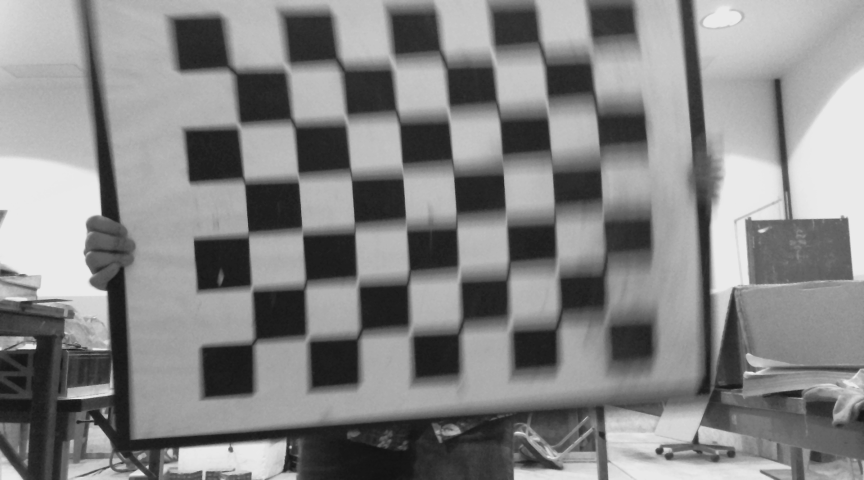
#> input picture images/stereo/calibrationdata/left-0000.png, 864 x 480 px; its folder holds only this picture in this run
$ jupyter execute Camera_model_Calibration.ipynb
#> lines starting #> are read from the running program, lines starting #| are printed output that depends on the picture; after the words box and inside, x2 and y2 are one past the last pixel; in counts of white or black regions, pixels touching at a corner belong together; long printed decimals are rounded
[cell 1]
import numpy as np
import cv2
import os

[cell 2]
chessboard_size = (8,6) # Your chessboard size

# iterative termination criteria, maximum iterationm and epsilon
term_criteria = (cv2.TermCriteria_EPS+ cv2.TermCriteria_MAX_ITER, 30, 0.001)

[cell 3]
# List to store object points and images point from all the images.
obj_points = list() # 3D points in heterogeneous Xi
img_points = list() # 2D points on image xi

# Defining the world coordinates for 3D points Xi
objp = np.zeros((1, chessboard_size[0] * chessboard_size[1], 3), np.float32)
objp[0,:,:2] = np.mgrid[0:chessboard_size[0], 0:chessboard_size[1]].T.reshape(-1, 2)
prev_img_shape = None

[cell 4]
image_path = os.getcwd()+'/images/stereo/calibrationdata/'
images = list()
image_size = None
print(image_path)

# Preparing calibration files
for filename in os.listdir(image_path) :
    print(filename)
    img = cv2.imread(image_path+'{}'.format(filename))
#> img is the input picture: shape (480, 864, 3); min 19, max 235, mean 133.8
    images.append(img)

[cell 5]
for image in images :
    img_gray = cv2.cvtColor(image, cv2.COLOR_BGR2GRAY)
    ret, corners = cv2.findChessboardCorners(img_gray, chessboard_size, None) # xi in pixel (20,15)
    image_size = img_gray.shape
    # If found add obj points, image points afterthat refining them
    if ret == True :
        #print('Found')
        obj_points.append(objp) # Add Xi 3D

        corners2 = cv2.cornerSubPix(img_gray, corners, (11,11), (-1,-1), term_criteria) # Refining xi -> xi in subpixel, xi -> floating point (19.7, 15.1)
        img_points.append(corners2) # Add xi 2D

        #Draw and display the chessboard corners
        img = cv2.drawChessboardCorners(image, chessboard_size, corners2, ret)
        #cv2.imshow('frame', img)
        cv2.waitKey(100)
#> this loop made 1 pass
#> (ret, image_size) on pass 1: (True, (480, 864))
#> pass 1, `img = cv2.drawChessboardCorners(image, chessboard_size, corners2, ret)`:
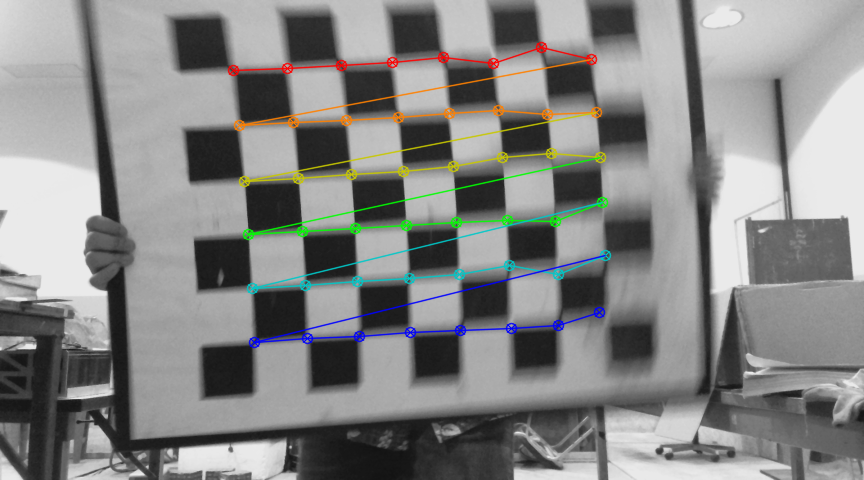
#> img: shape (480, 864, 3); 3.73% of pixels changed, all inside (x1, y1, x2, y2) = (227, 41, 612, 349)
#> after the loop, img_points = 1 item; obj_points = 1 item

cv2.destroyAllWindows()

[cell 6]
# Start calibration argmin ||xi - PXi||^2 , xi = PXi
print('Calibration')
ret, mtx, dist, rvecs, tvecs = cv2.calibrateCamera(obj_points,img_points, image_size[::-1] , None, None)
#> ret = 3.91; mtx = [[151.5, 0, 530.9], [0, 168.1, 206.2], [0, 0, 1]]; dist = [[-0.0547, 0.0171, 0.00167, -0.0356, -0.00192]]; rvecs = ([0.00942, 0.0382, -0.0602],); tvecs = ([-5.65, -2.49, 3.25],)

[cell 7]
img = images[0].copy()
h, w = img.shape[:2]
#> h = 480; w = 864
newcameramtx, roi = cv2.getOptimalNewCameraMatrix(mtx,dist,(w,h),1,(w,h))
#> newcameramtx = [[151.5, 0, 530.9], [0, 143.3, 205.3], [0, 0, 1]]; roi = (0, 36, 863, 396)
print(mtx)
#| [[151.454   0.         530.949]
#|  [  0.         168.060 206.230]
#|  [  0.           0.           1.        ]]
print('Optimal K')
print(newcameramtx, roi)
#| [[151.454   0.         530.949]
#|  [  0.         143.311 205.317]
#|  [  0.           0.           1.        ]] (0, 36, 863, 396)

[cell 8]
dst = cv2.undistort(img, mtx, dist, None, newcameramtx)
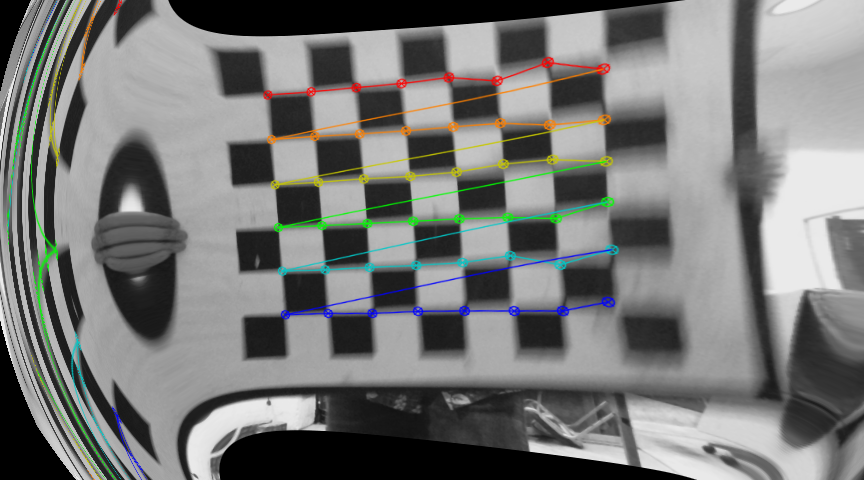
#> dst: shape (480, 864, 3); mean of channels 0, 1, 2 118.8, 120.3, 119.3; drawn as B, G, R
undistored = cv2.undistort(img, mtx, dist, None, None)
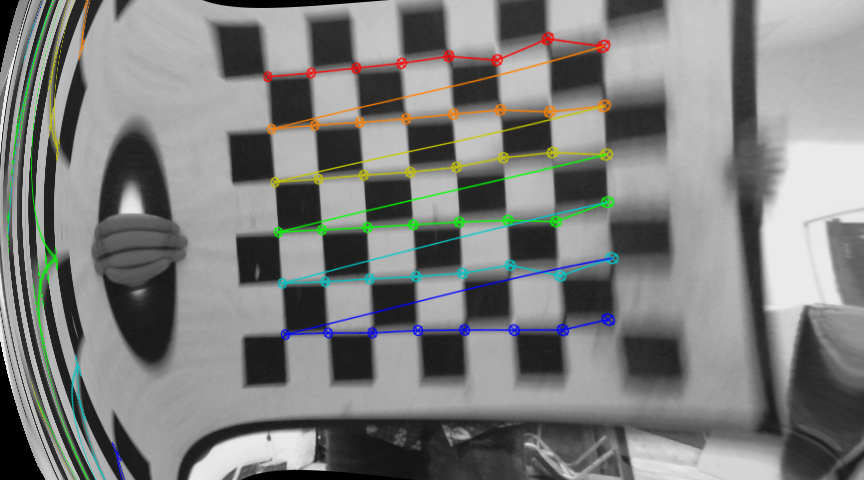
#> undistored: shape (480, 864, 3); mean of channels 0, 1, 2 125.5, 127.2, 126.1; drawn as B, G, R
x,y,w,h = roi
#> x = 0; y = 36; w = 863; h = 396
dst = dst[y:y+h, x:x+w]
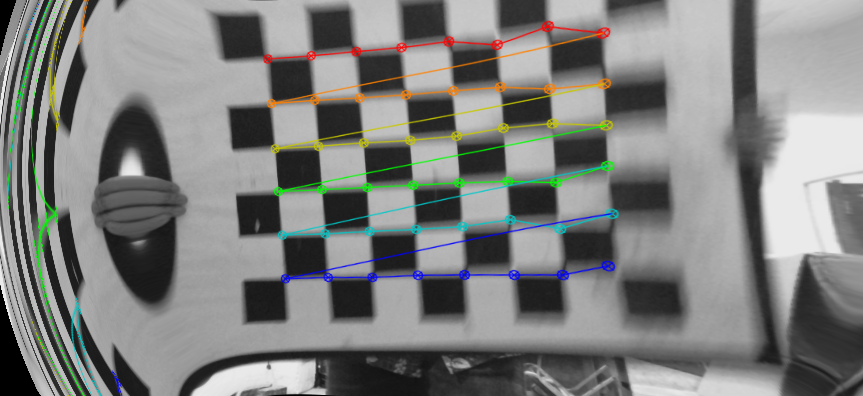
#> dst: shape (396, 863, 3); mean of channels 0, 1, 2 126, 127.7, 126.5; drawn as B, G, R

[cell 9]
mean_error = 0
for i in range(len(obj_points)) :
    reprojected_point,_ = cv2.projectPoints(obj_points[i], rvecs[i], tvecs[i], mtx, dist)
    error = cv2.norm(img_points[i], reprojected_point, cv2.NORM_L2)/len(reprojected_point)
    mean_error += error
#> this loop made 1 pass
#> (error, mean_error) on pass 1: (0.565, 0.565)
#> after the loop, mean_error = 0.565

print("Reprojection error: {}".format(mean_error))
#| Reprojection error: 0.5651

while True :
    cv2.imshow('calibrated', dst)
    cv2.imshow('undistort', undistored)
    if cv2.waitKey(1) & 0xFF == 27 :
#> (key Esc is pressed here)
        break
cv2.destroyAllWindows()

$ run again, on images/stereo/calibrationdata/left-0004.png
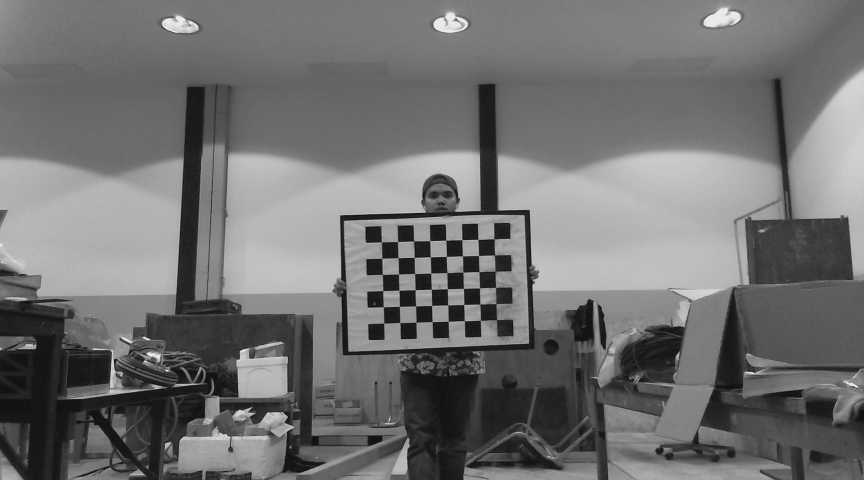
#> input picture images/stereo/calibrationdata/left-0004.png, 864 x 480 px
#> img is the input picture: shape (480, 864, 3); min 17, max 236, mean 113.1
#> the loop `for image in images :` made 1 pass
#> (ret, image_size) on pass 1: (True, (480, 864))
#> pass 1, `img = cv2.drawChessboardCorners(image, chessboard_size, corners2, ret)`:
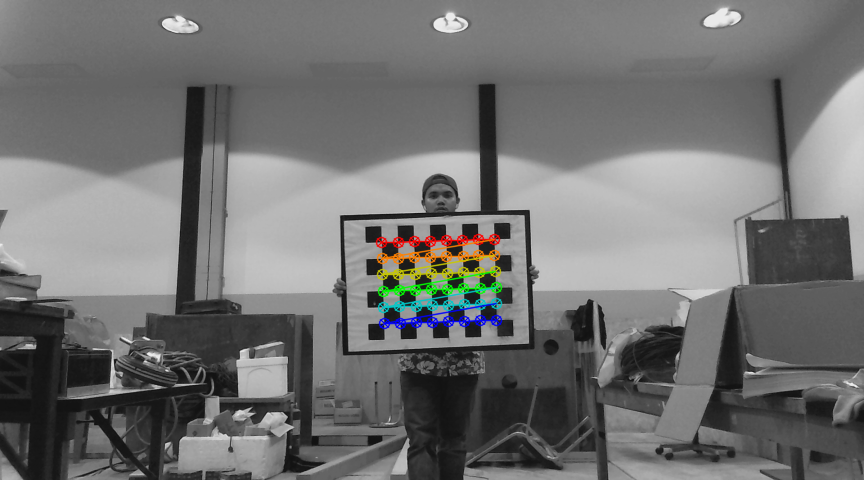
#> img: shape (480, 864, 3); 1.71% of pixels changed, all inside (x1, y1, x2, y2) = (375, 233, 503, 330)
#> after the loop `for image in images :`: img_points = 1 item
#> `ret, mtx, dist, rvecs, tvecs = cv2.calibrateCamera(obj_points,img_poin..`: ret = 0.128; mtx = [[9662.8, 0, 431.5], [0, 9799.9, 239.5], [0, 0, 1]]; dist = [[23.46, 0.00247, -0.0861, -0.162, 1.69e-07]]; rvecs = ([0.118, 0.0292, -0.029],); tvecs = ([-3.11, 0.146, 599.5],)
#> newcameramtx = [[10070.2, 0, 423.5], [0, 9926.2, 238], [0, 0, 1]]; roi = (6, 13, 851, 455)
#| [[9.66278156e+03 0.00000000e+00 4.31534315e+02]
#|  [0.00000000e+00 9.79993368e+03 2.39529297e+02]
#|  [0.00000000e+00 0.00000000e+00 1.00000000e+00]]
#| [[1.00701796e+04 0.00000000e+00 4.23535809e+02]
#|  [0.00000000e+00 9.92620116e+03 2.37993108e+02]
#|  [0.00000000e+00 0.00000000e+00 1.00000000e+00]] (6, 13, 851, 455)
#> `x,y,w,h = roi`: x = 6; y = 13; w = 851; h = 455
#> `dst = dst[y:y+h, x:x+w]`:
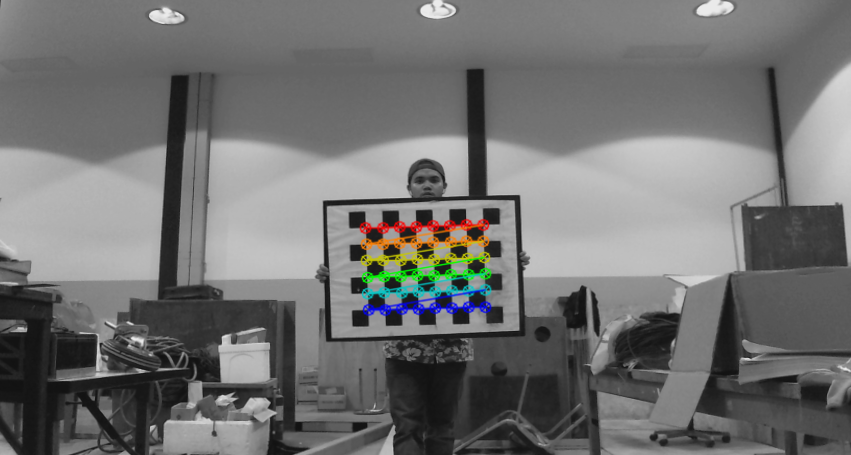
#> dst: shape (455, 851, 3); mean of channels 0, 1, 2 112.9, 113.5, 113.3; drawn as B, G, R
#> the loop `for i in range(len(obj_points)) :` made 1 pass
#> (error, mean_error) on pass 1: (0.0184, 0.0184)
#> after the loop `for i in range(len(obj_points)) :`: mean_error = 0.0184
#| Reprojection error: 0.01841

$ run again, on images/stereo/calibrationdata/left-0005.png
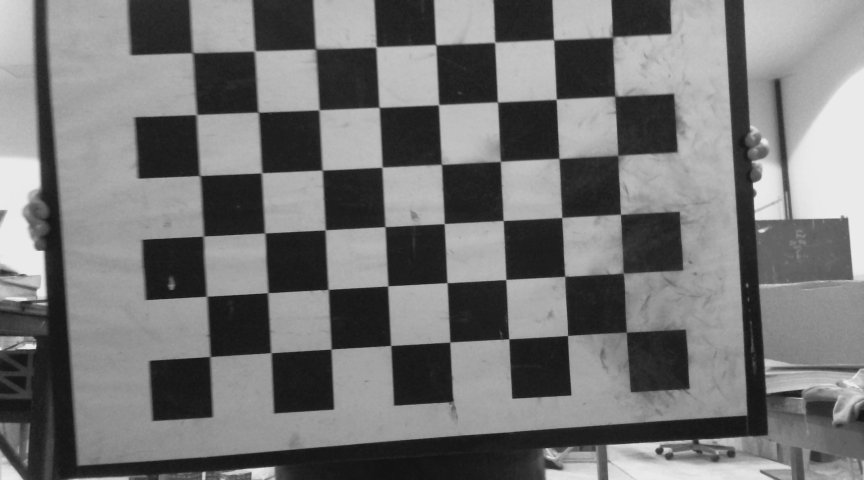
#> input picture images/stereo/calibrationdata/left-0005.png, 864 x 480 px
#> img is the input picture: shape (480, 864, 3); min 18, max 234, mean 117.6
#> the loop `for image in images :` made 1 pass
#> (ret, image_size) on pass 1: (True, (480, 864))
#> pass 1, `img = cv2.drawChessboardCorners(image, chessboard_size, corners2, ret)`:
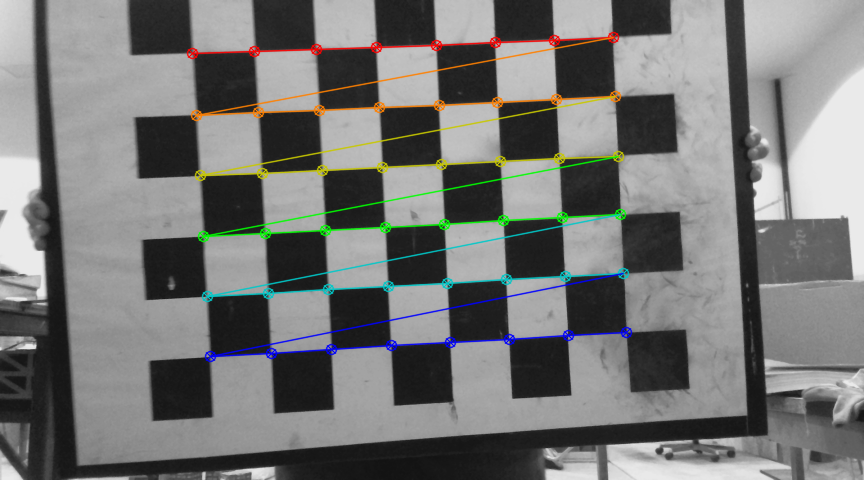
#> img: shape (480, 864, 3); 4.25% of pixels changed, all inside (x1, y1, x2, y2) = (186, 31, 633, 363)
#> after the loop `for image in images :`: img_points = 1 item
#> `ret, mtx, dist, rvecs, tvecs = cv2.calibrateCamera(obj_points,img_poin..`: ret = 0.191; mtx = [[3225.8, 0, 566.6], [0, 3196.5, 369.8], [0, 0, 1]]; dist = [[0.183, 56.15, 0.0372, 0.043, -1015.7]]; rvecs = ([0.032, -0.189, -0.0539],); tvecs = ([-6.12, -5.23, 52.56],)
#> newcameramtx = [[3231.6, 0, 570.5], [0, 3177.7, 370.8], [0, 0, 1]]; roi = (8, 7, 851, 466)
#| [[3.22577024e+03 0.00000000e+00 5.66551970e+02]
#|  [0.00000000e+00 3.19651739e+03 3.69820734e+02]
#|  [0.00000000e+00 0.00000000e+00 1.00000000e+00]]
#| [[3.23162362e+03 0.00000000e+00 5.70521777e+02]
#|  [0.00000000e+00 3.17765952e+03 3.70800888e+02]
#|  [0.00000000e+00 0.00000000e+00 1.00000000e+00]] (8, 7, 851, 466)
#> `x,y,w,h = roi`: x = 8; y = 7; w = 851; h = 466
#> `dst = dst[y:y+h, x:x+w]`:
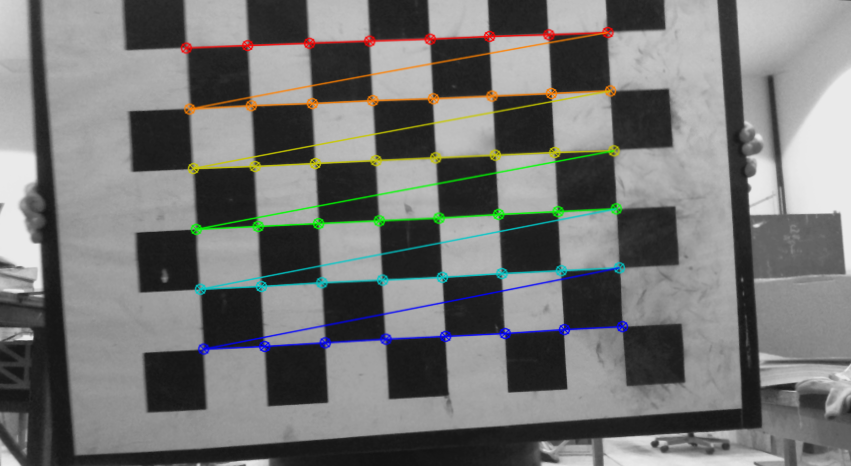
#> dst: shape (466, 851, 3); mean of channels 0, 1, 2 116.2, 117.5, 116.8; drawn as B, G, R
#> the loop `for i in range(len(obj_points)) :` made 1 pass
#> (error, mean_error) on pass 1: (0.0276, 0.0276)
#> after the loop `for i in range(len(obj_points)) :`: mean_error = 0.0276
#| Reprojection error: 0.02759

$ run again, on images/stereo/calibrationdata/left-0006.png
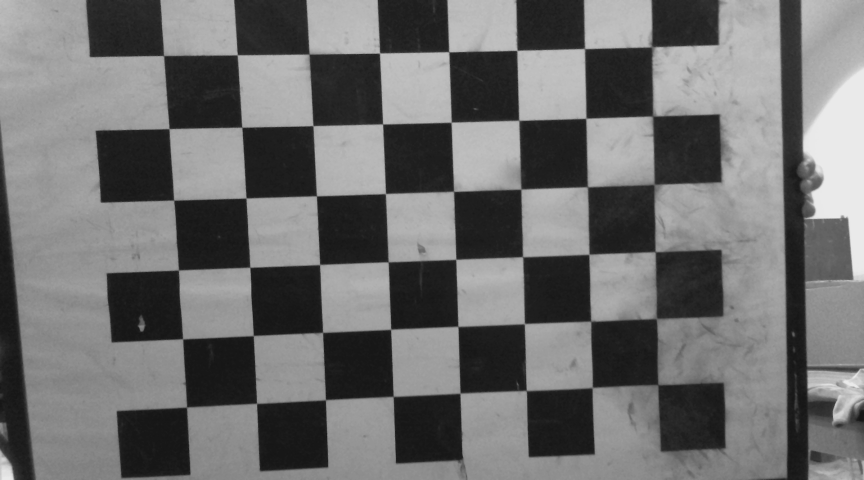
#> input picture images/stereo/calibrationdata/left-0006.png, 864 x 480 px
#> img is the input picture: shape (480, 864, 3); min 21, max 234, mean 110.4
#> the loop `for image in images :` made 1 pass
#> (ret, image_size) on pass 1: (True, (480, 864))
#> pass 1, `img = cv2.drawChessboardCorners(image, chessboard_size, corners2, ret)`:
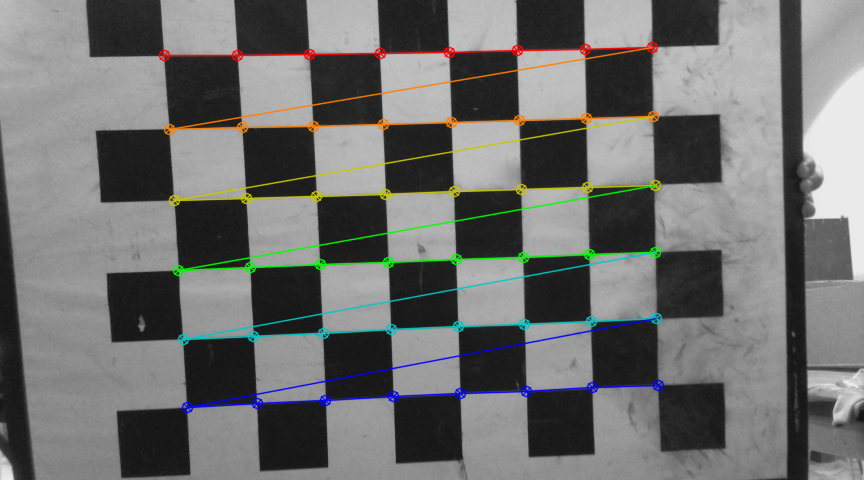
#> img: shape (480, 864, 3); 4.74% of pixels changed, all inside (x1, y1, x2, y2) = (158, 41, 665, 414)
#> after the loop `for image in images :`: img_points = 1 item
#> `ret, mtx, dist, rvecs, tvecs = cv2.calibrateCamera(obj_points,img_poin..`: ret = 0.298; mtx = [[579.9, 0, 450], [0, 583.3, 260.2], [0, 0, 1]]; dist = [[0.0807, -0.273, 0.00042, -0.00387, 0.525]]; rvecs = ([0.0526, -0.0387, -0.036],); tvecs = ([-4.01, -2.86, 8.32],)
#> newcameramtx = [[603.9, 0, 443.9], [0, 587.9, 260.1], [0, 0, 1]]; roi = (19, 21, 830, 443)
#| [[579.892   0.         450.027]
#|  [  0.         583.319 260.174]
#|  [  0.           0.           1.        ]]
#| [[603.872   0.         443.949]
#|  [  0.         587.938 260.071]
#|  [  0.           0.           1.        ]] (19, 21, 830, 443)
#> `x,y,w,h = roi`: x = 19; y = 21; w = 830; h = 443
#> `dst = dst[y:y+h, x:x+w]`:
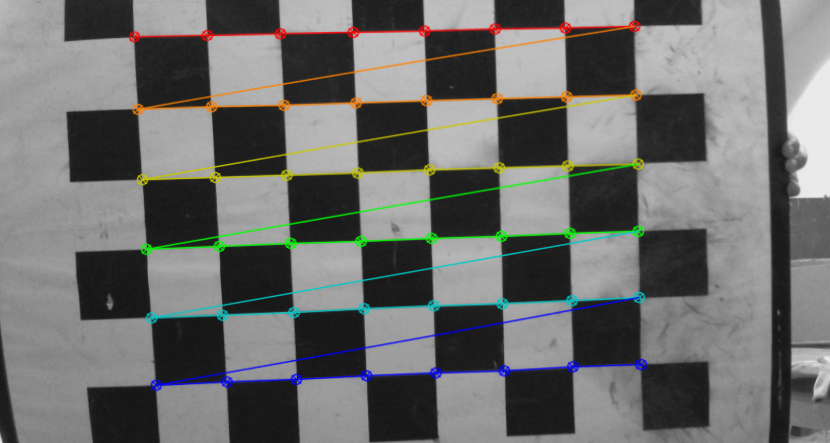
#> dst: shape (443, 830, 3); mean of channels 0, 1, 2 107.4, 109, 108.2; drawn as B, G, R
#> the loop `for i in range(len(obj_points)) :` made 1 pass
#> (error, mean_error) on pass 1: (0.043, 0.043)
#> after the loop `for i in range(len(obj_points)) :`: mean_error = 0.043
#| Reprojection error: 0.043

$ run again, on images/stereo/calibrationdata/left-0001.png
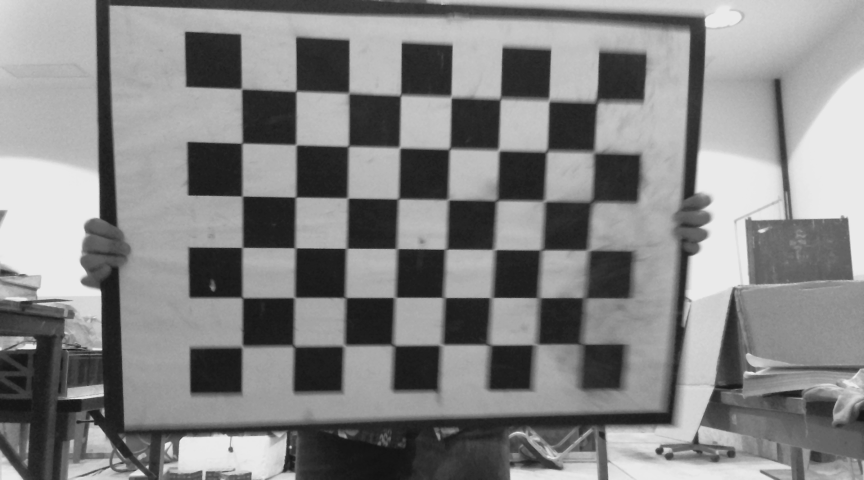
#> input picture images/stereo/calibrationdata/left-0001.png, 864 x 480 px
#> img is the input picture: shape (480, 864, 3); min 19, max 235, mean 132.9
#> the loop `for image in images :` made 1 pass
#> (ret, image_size) on pass 1: (True, (480, 864))
#> after the loop `for image in images :`: img_points = 1 item
#> `ret, mtx, dist, rvecs, tvecs = cv2.calibrateCamera(obj_points,img_poin..`: ret = 0.26; mtx = [[1811.1, 0, 59.36], [0, 1604.4, 484.1], [0, 0, 1]]; dist = [[0.5, -0.976, 0.0307, -0.126, 1.26]]; rvecs = ([0.297, -0.147, -0.0193],); tvecs = ([3.35, -7.58, 30.13],)
#> newcameramtx = [[1599.5, 0, 51.77], [0, 1492.3, 483.8], [0, 0, 1]]; roi = (18, 40, 827, 427)
#| [[1.81106828e+03 0.00000000e+00 5.93595238e+01]
#|  [0.00000000e+00 1.60440171e+03 4.84146703e+02]
#|  [0.00000000e+00 0.00000000e+00 1.00000000e+00]]
#| [[1.59946891e+03 0.00000000e+00 5.17695943e+01]
#|  [0.00000000e+00 1.49226380e+03 4.83794695e+02]
#|  [0.00000000e+00 0.00000000e+00 1.00000000e+00]] (18, 40, 827, 427)
#> `x,y,w,h = roi`: x = 18; y = 40; w = 827; h = 427
#> `dst = dst[y:y+h, x:x+w]`:
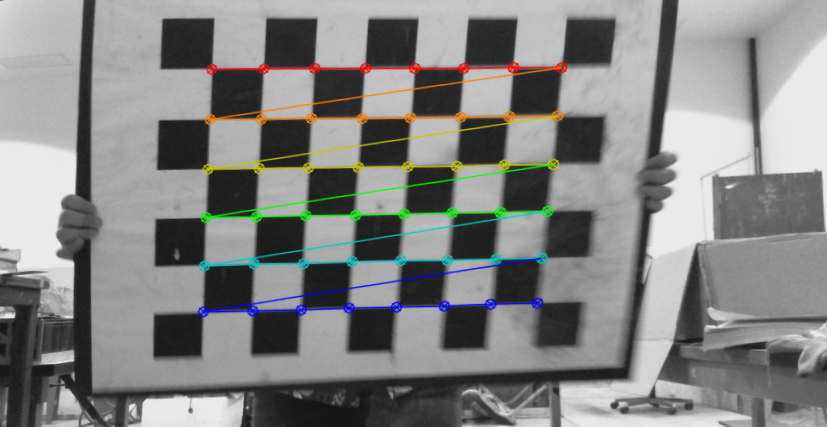
#> dst: shape (427, 827, 3); mean of channels 0, 1, 2 130.7, 131.9, 131.3; drawn as B, G, R
#> the loop `for i in range(len(obj_points)) :` made 1 pass
#> (error, mean_error) on pass 1: (0.0376, 0.0376)
#> after the loop `for i in range(len(obj_points)) :`: mean_error = 0.0376
#| Reprojection error: 0.03757
